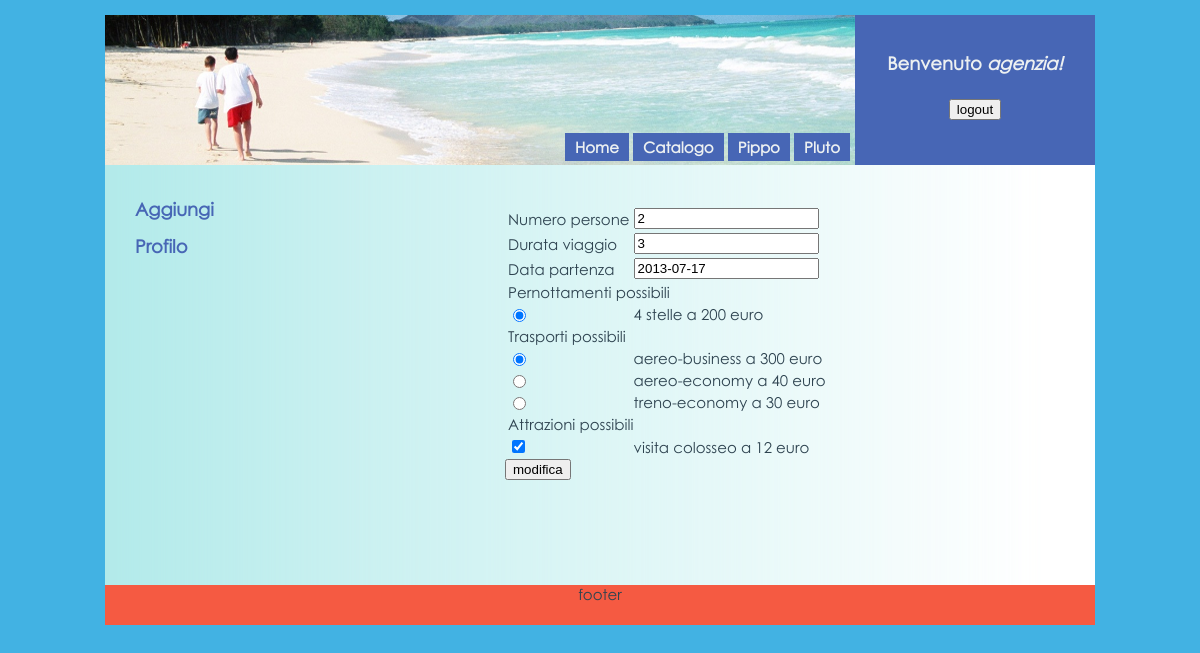
Screenshot of /modifica.php?id_pacchetto=2 (signed in) with the database file from the repository.
### tables this page shows
CREATE TABLE IF NOT EXISTS `pacchetto` (
  `id` int(11) NOT NULL AUTO_INCREMENT,
  `persone` int(5) NOT NULL,
  `durata` int(5) NOT NULL,
  `data_partenza` date NOT NULL,
  `id_utente` varchar(50) NOT NULL,
  `id_pernottamento` int(11) NOT NULL,
  `id_trasporto` int(11) NOT NULL,
  `id_destinazione` int(11) NOT NULL,
  `prenotato` tinyint(1) NOT NULL DEFAULT '0',
  PRIMARY KEY (`id`),
  KEY `id_utente` (`id_utente`),
  KEY `id_pernottamento` (`id_pernottamento`),
  KEY `id_trasporto` (`id_trasporto`),
  KEY `id_destinazione` (`id_destinazione`)
);

CREATE TABLE IF NOT EXISTS `pernottamento` (
  `id` int(11) NOT NULL AUTO_INCREMENT,
  `prezzo` float NOT NULL,
  `tipo` varchar(50) NOT NULL,
  `id_destinazione` int(11) NOT NULL,
  PRIMARY KEY (`id`),
  KEY `id_destinazione` (`id_destinazione`)
);

CREATE TABLE IF NOT EXISTS `trasporto` (
  `id` int(11) NOT NULL AUTO_INCREMENT,
  `prezzo` float NOT NULL,
  `tipo` varchar(50) NOT NULL,
  `id_destinazione` int(11) NOT NULL,
  PRIMARY KEY (`id`),
  KEY `id_destinazione` (`id_destinazione`)
);

CREATE TABLE IF NOT EXISTS `attrazioni` (
  `id` int(11) NOT NULL AUTO_INCREMENT,
  `prezzo` float NOT NULL,
  `tipo` varchar(50) NOT NULL,
  `id_destinazione` int(11) NOT NULL,
  PRIMARY KEY (`id`),
  KEY `id_destinazione` (`id_destinazione`)
);

### database.php (called while the page is built, shortened)
<?php
    class database{
        public static function qSelect($conn, $sql){
            $risposta = mysql_query($sql)
                or die("Errore nell'esecuzione della query di selezione: " . mysql_error());
            return $risposta;
        }
    }
?>

### modifica.php (the view, shortened to what this page needs)
<!DOCTYPE HTML PUBLIC "-//W3C//DTD HTML 4.01 Transitional//EN" "http://www.w3.org/TR/html4/loose.dtd">
<html>
  <head>
    <link rel="stylesheet" type="text/css" href="./style/style.css">
    <link rel="stylesheet" href="http://code.jquery.com/ui/1.10.3/themes/smoothness/jquery-ui.css" />
  </head>
  <body>
    <div id="container">
    <div id="header_container">
	<div id="logo">
			<span id="menu">
				<a href="index.php"><span class="btn_menu">Home</span></a>
				<a href="#"><span class="btn_menu">Catalogo</span></a>
				<a href="#"><span class="btn_menu">Pippo</span></a>
				<a href="#"><span class="btn_menu">Pluto</span></a>
			</span>
	</div>
	<div id="login">
		<?php
				echo "<br><br><h2>Benvenuto<a href='agenzia.php'> " . $_SESSION['username'] . "!</a></h2><br>";
		?>
        <form method='POST' action='logout.php'>
					<input type='submit' value='logout'>
		 </form>
	</div>
	</div>
      <div id="content_container">
	<div id="content">
		<?php
			include 'database.php';
			$conn=database::dbConnect();
			if(isset($_GET['id_pacchetto']))
				$id_pacchetto=$_GET['id_pacchetto'];
			$query="SELECT * FROM pacchetto WHERE id='".$id_pacchetto."'";
			$result=database::qSelect($conn,$query);
			$pacchetto=mysql_fetch_array($result);
			$query="SELECT * FROM pernottamento WHERE id_destinazione='".$pacchetto['id_destinazione']."'";
			$pernottamenti=database::qSelect($conn,$query);
			$id_pernottamento_pacchetto=$pacchetto['id_pernottamento'];
			$query="SELECT * FROM trasporto WHERE id_destinazione='".$pacchetto['id_destinazione']."'";
			$trasporti=database::qSelect($conn,$query);
			$id_trasporto_pacchetto=$pacchetto['id_trasporto'];
			$query="SELECT * FROM attrazioni WHERE id_destinazione='".$pacchetto['id_destinazione']."'";
			$attrazioni=database::qSelect($conn,$query);
			$query="SELECT id_attrazione FROM rel_attrazioni WHERE id_pacchetto='".$id_pacchetto."'";
			$attrazioni_pacchetto=database::qSelect($conn,$query);
			$id_attrazioni_pacchetto= array();
			while($id=mysql_fetch_array($attrazioni_pacchetto))
			{
				$id_attrazioni_pacchetto[]=$id['id_attrazione'];
			}
			$html="
				<form method='post' action='modifica.php'>
					<table>
						<tr><td>Numero persone</td><td><input type='text' name='persone' value='".$pacchetto['persone']."'></td></tr>
						<tr><td>Durata viaggio</td><td><input type='text' name='durata' value='".$pacchetto['durata']."'></td></tr>
						<tr><td>Data partenza</td><td><input type='text' id='datepicker' name='data' value='".$pacchetto['data_partenza']."'></td></tr>";
			$html=$html."<tr><td colspan='2'>Pernottamenti possibili</td></tr>";
			while($pernottamento=mysql_fetch_array($pernottamenti))
			{
				$radio="<tr><td><input type='radio' name='pernottamento' value='".$pernottamento['id']."'";
				if($pernottamento['id']==$id_pernottamento_pacchetto)
					$radio=$radio."checked";
				$radio=$radio."></td><td>".$pernottamento['tipo']." a ".$pernottamento['prezzo']." euro</td></tr>";
				$html=$html.$radio;
			}
			$html=$html."<tr><td colspan='2'>Trasporti possibili</td></tr>";
			while($trasporto=mysql_fetch_array($trasporti))
			{
				$radio="<tr><td><input type='radio' name='trasporto' value='".$trasporto['id']."'";
				if($trasporto['id']==$id_trasporto_pacchetto)
					$radio=$radio."checked";
				$radio=$radio."></td><td>".$trasporto['tipo']." a ".$trasporto['prezzo']." euro</td></tr>";
				$html=$html.$radio;
			}
			$html=$html."<tr><td colspan='2'>Attrazioni possibili</td></tr>";
			while($attrazione=mysql_fetch_array($attrazioni))
			{
				$checkbox="<tr><td><input type='checkbox' name='attrazioni[]' value='".$attrazione['id']."'";
				if(in_array($attrazione['id'],$id_attrazioni_pacchetto))
					$checkbox=$checkbox."checked";
				$checkbox=$checkbox."></td><td>".$attrazione['tipo']." a ".$attrazione['prezzo']." euro</td></tr>";
				$html=$html.$checkbox;
			}
			$html=$html."</table><input type='hidden' name='id_pacchetto' value='".$id_pacchetto."'><input type='submit' value='modifica'> </form>";
			echo $html;
		?>
	</div>
	<div id="navigation">
    			<br>
				<div class="btn_navigation"><a href="#">Aggiungi</a></div>
				<div class="btn_navigation"><a href="gestioneprofilo.php">Profilo</a></div>
  	</div>
      </div>
      <div id="footer">
		<div>footer</div>
      </div>
    </div>
  </body>
</html>

### style/style.css (style rules this page uses)
html,body { font-family: "Century Gothic", verdana, sans-serif; font-size: 15px; color: #2E4350; height: 100%; margin: 0; padding: 0; }
body { font-family: "Century Gothic", verdana, sans-serif; font-size: 15px; background-color: #42B2E3; text-align:center; }
#container { width: 990px; margin: 0 auto; margin-top: 15px; text-align: left; }
#header_container { width: 990px; line-height: 1; margin: 0 auto; background: #ECF0F1; height: 150px; text-align: center; }
#logo { float:left; width:750px; height:150px; background: url("images/header.png"); }
#logo a { text-decoration: none; font-weight: bold; color: #ECF0F1; }
#menu { float:right; padding-top:125px; padding-right: 5px; }
.btn_menu { width: 90px; height: 25px; padding-top: 5px; padding-bottom: 5px; padding-left: 10px; padding-right: 10px; background-color: #4766B5; }
#login { font-size: 12px; color: #ECF0F1; float:right; width:240px; height:150px; background-color: #4766B5; }
#login a { text-decoration: none; font-weight: bold; font-style: oblique; color: #ECF0F1; }
#content_container { overflow:hidden; width: 990px; margin: 0 auto; min-height:420px; }
#content { float: right; width: 750px; background: url("images/cont_background.png") repeat-y; padding-bottom: 10000px; margin-bottom: -10000px; }
#content form { padding-left:160px; padding-top:40px; }
#navigation { float: left; width:240px; background: url("images/nav_background.png") repeat-y; padding-bottom: 10000px; margin-bottom: -10000px; }
#navigation a { text-decoration:none; color: #4766B5; font-size:18px; font-weight:bold; }
.btn_navigation { padding-left:30px; padding-top:15px; }
#footer { background-color: #F55A42; width: 990px; margin: 0 auto; text-align: center; height: 40px; clear:both; }

### rows the page displays
pacchetto: persone "2", durata "3", data "2013-07-17"
pernottamento: tipo "4 stelle", prezzo "200"
trasporto: tipo "aereo-business", prezzo "300"
trasporto: tipo "aereo-economy", prezzo "40"
trasporto: tipo "treno-economy", prezzo "30"
attrazioni: tipo "visita colosseo", prezzo "12"

### other values shown
$_SESSION['username'] "agenzia"
